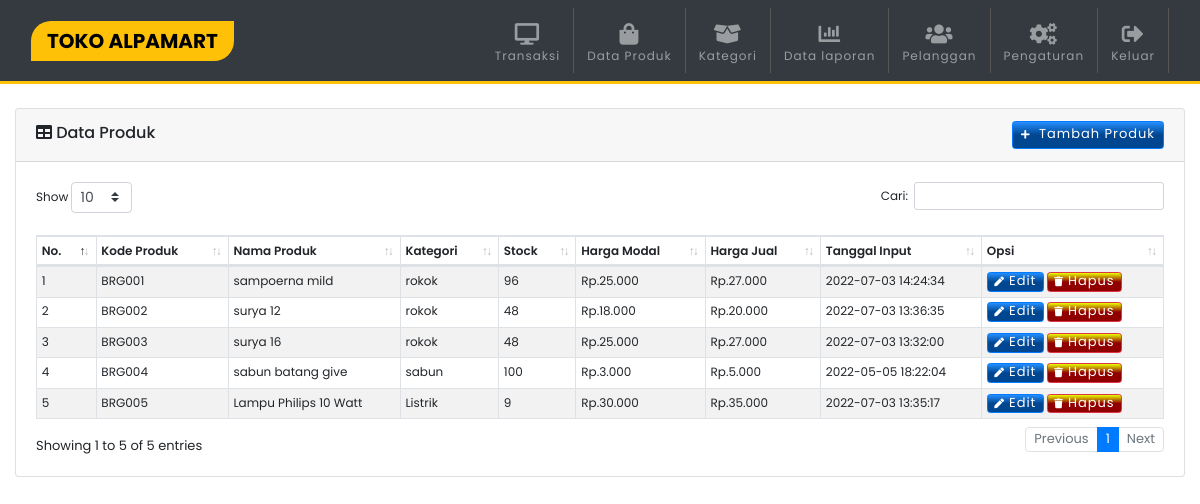
/produk.php (signed in), run on the app's committed database.
### tables this page shows
CREATE TABLE `produk` (
  `idproduk` int(11) NOT NULL,
  `idkategori` int(11) NOT NULL,
  `kode_produk` varchar(100) NOT NULL,
  `nama_produk` varchar(150) NOT NULL,
  `harga_modal` int(11) NOT NULL,
  `harga_jual` int(11) NOT NULL,
  `stock` int(11) NOT NULL,
  `tgl_input` timestamp NOT NULL DEFAULT CURRENT_TIMESTAMP ON UPDATE CURRENT_TIMESTAMP
);

CREATE TABLE `kategori` (
  `idkategori` int(11) NOT NULL,
  `nama_kategori` varchar(100) NOT NULL,
  `tgl_dibuat` timestamp NOT NULL DEFAULT CURRENT_TIMESTAMP ON UPDATE CURRENT_TIMESTAMP
);

### produk.php (the view, shortened to what this page needs)
<?php include 'template/header.php';?>
<br>
<div class="card">
    <div class="card-header">
        <div class="card-tittle"><i class="fa fa-table me-2"></i> Data Produk
        <button type="button" class="btn btn-primary btn-xs p-2 float-right" data-toggle="modal" data-target="#addproduk">
            <i class="fa fa-plus fa-xs mr-1"></i> Tambah Produk</button></div>
    </div>
        <div class="card-body">
            <table class="table table-striped table-sm table-bordered dt-responsive nowrap" id="table" width="100%">
                        <thead>
                        <tr>
                            <th>No.</th>
                            <th>Kode Produk</th>
                            <th>Nama Produk</th>
                            <th>Kategori</th>
                            <th>Stock</th>
                            <th>Harga Modal</th>
                            <th>Harga Jual</th>
                            <th>Tanggal Input</th>
                            <th>Opsi</th>
                        </tr>
                        </thead>
                        <tbody>
                            <?php
                                $no=1;
                                $data_produk=mysqli_query($conn,"SELECT * FROM kategori k, produk p WHERE k.idkategori=p.idkategori order by idproduk ASC");
                                while($d=mysqli_fetch_array($data_produk)){
                                    $idproduk = $d['idproduk'];
                                    ?>
                                    <tr>
                                        <td><?php echo $no++ ?></td>
                                        <td><?php echo $d['kode_produk'] ?></td>
                                        <td><?php echo $d['nama_produk'] ?></td>
                                        <td><?php echo $d['nama_kategori'] ?></td>
                                        <td><?php echo $d['stock'] ?></td>
                                        <td>Rp.<?php echo ribuan($d['harga_modal']) ?></td>
                                        <td>Rp.<?php echo ribuan($d['harga_jual']) ?></td>
                                        <td><?php echo $d['tgl_input'] ?></td>
                                        <td>
                                            <button type="button" class="btn btn-primary btn-xs"
                                             data-toggle="modal" data-target="#editP<?php echo $idproduk ?>">
                                             <i class="fa fa-pen fa-xs mr-1"></i>Edit</button>
                                            <a class="btn btn-danger btn-xs" href="?hapus=<?php echo $idproduk ?>"
                                            onclick="javascript:return confirm('Hapus Data produk - <?php echo $d['nama_produk'] ?> ?');">
                                            <i class="fa fa-trash fa-xs mr-1"></i>Hapus</a>
                                        </td>
                                    </tr>
                        <?php }?>
					</tbody>
                </table>
        </div>
</div>
<?php include 'template/footer.php';?>

### template/header.php (shortened to what this page needs)
<?php
include "config.php";
  function ribuan ($nilai){
    return number_format ($nilai, 0, ',', '.');
}
$result1 = mysqli_query($conn, "SELECT * FROM login");
while($data = mysqli_fetch_array($result1))
{
    $toko = $data['nama_toko'];
}
?>
<!DOCTYPE html>
<html lang="en">
<head>
  <link rel="stylesheet" href="assets/css/bootstrap.min.css">
  <link rel="stylesheet" href="assets/css/style.css">
  <link href="assets/fontawesome/css/all.min.css" rel="stylesheet" type="text/css">
  <link href="assets/vendor/datatables/dataTables.bootstrap4.min.css" rel="stylesheet">
  <link href="assets/vendor/datatables/responsive.bootstrap4.min.css" rel="stylesheet">
</head>
<body>
<nav class="navbar navbar-expand-lg navbar-dark bg-dark sticky-top">
<div class="container">
  <a class="navbar-brand px-3 bg-warning" href="https://www.youtube.com/channel/UCyHwOyTkQBgwfWMOrblSUDg"><?php echo $toko ?></a>
  <div class="collapse navbar-collapse" id="navbarC">
    <ul class="navbar-nav ml-auto">
      <li class="nav-item">
        <a class="nav-link" href="index.php">
        <span class="text-center d-block pt-2"><i class="fa fa-desktop fa-2x"></i></span>Transaksi</a>
      </li>
      <li class="nav-item">
        <a class="nav-link" href="produk.php">
        <span class="text-center d-block pt-2"><i class="fa fa-shopping-bag fa-2x"></i></span>Data Produk</a>
      </li>
      <li class="nav-item">
        <a class="nav-link" href="kategori.php">
        <span class="text-center d-block pt-2"><i class="fa fa-box-open fa-2x"></i></span>Kategori</a>
      </li>
      <li class="nav-item">
        <a class="nav-link" href="laporan.php">
        <span class="text-center d-block pt-2"><i class="fa fa-chart-bar fa-2x"></i></span>Data laporan</a>
      </li>
      <li class="nav-item">
        <a class="nav-link" href="pelanggan.php">
        <span class="text-center d-block pt-2"><i class="fa fa-users fa-2x"></i></span>Pelanggan</a>
      </li>
      <li class="nav-item">
        <a class="nav-link" href="pengaturan.php">
        <span class="text-center d-block pt-2"><i class="fa fa-cogs fa-2x"></i></span>Pengaturan</a>
      </li>
      <li class="nav-item">
        <a class="nav-link" href="logout.php" onclick="javascript:return confirm('Anda yakin ingin keluar ?');">
        <span class="text-center d-block pt-2"><i class="fa fa-sign-out-alt fa-2x"></i></span>Keluar</a>
      </li>
    </ul>
  </div>
  </div>
</nav>
<div class="container">

### assets/css/style.css (style rules this page uses)
html, body { font-size: 100%; font-family: 'Poppins', sans-serif; scroll-behavior: smooth; }
a { text-decoration: none !important; }
.container { max-width: 1250px; }
.btn { font-size: small !important; letter-spacing: 1px !important; }
.btn-primary { background: linear-gradient(180deg, rgb(37, 143, 255) 0%, rgb(0, 70, 145) 50%) !important; }
.btn-danger { background: linear-gradient(180deg, rgb(234, 255, 0) 0%, rgb(145, 0, 0) 50%) !important; }
::placeholder { opacity: 1; font-size: 12px !important; letter-spacing: 1px; font-weight: 300; }
.fa-2x { font-size: 1.80em !important; }
.btn-group-xs > .btn, .btn-xs { padding: .25rem .4rem; font-size: .875rem; line-height: .5; border-radius: .2rem; }
.navbar { border-bottom: 3px solid #ffc107; }
.navbar-dark .navbar-nav .nav-item { font-weight: 400 !important; font-size: 12px; color: #c5c5c5 !important; letter-spacing: 1px; padding-left: 5px !important; padding-right: 5px !important; }
.navbar-dark .navbar-brand { font-weight: 700 !important; border-radius: 20px 0px; color: #000 !important; }
.navbar-dark .navbar-nav .nav-item { border-right: 1px solid rgb(87, 87, 87); }
.card-tittle { font-weight: 500 !important; }
table { font-size: 12px !important; }
table thead>tr>th { font-weight: 600 !important; }

### data on the page
produk: kode_produk "BRG001", nama_produk "sampoerna mild", idkategori.nama_kategori "rokok", stock "96", harga_modal "25.000", harga_jual "27.000", tgl_input "2022-07-03 14:24:34"
produk: kode_produk "BRG002", nama_produk "surya 12", idkategori.nama_kategori "rokok", stock "48", harga_modal "18.000", harga_jual "20.000", tgl_input "2022-07-03 13:36:35"
produk: kode_produk "BRG003", nama_produk "surya 16", idkategori.nama_kategori "rokok", stock "48", harga_modal "25.000", harga_jual "27.000", tgl_input "2022-07-03 13:32:00"
produk: kode_produk "BRG004", nama_produk "sabun batang give", idkategori.nama_kategori "sabun", stock "100", harga_modal "3.000", harga_jual "5.000", tgl_input "2022-05-05 18:22:04"
produk: kode_produk "BRG005", nama_produk "Lampu Philips 10 Watt", idkategori.nama_kategori "Listrik", stock "9", harga_modal "30.000", harga_jual "35.000", tgl_input "2022-07-03 13:35:17"

### other printed values
$toko "TOKO ALPAMART"
